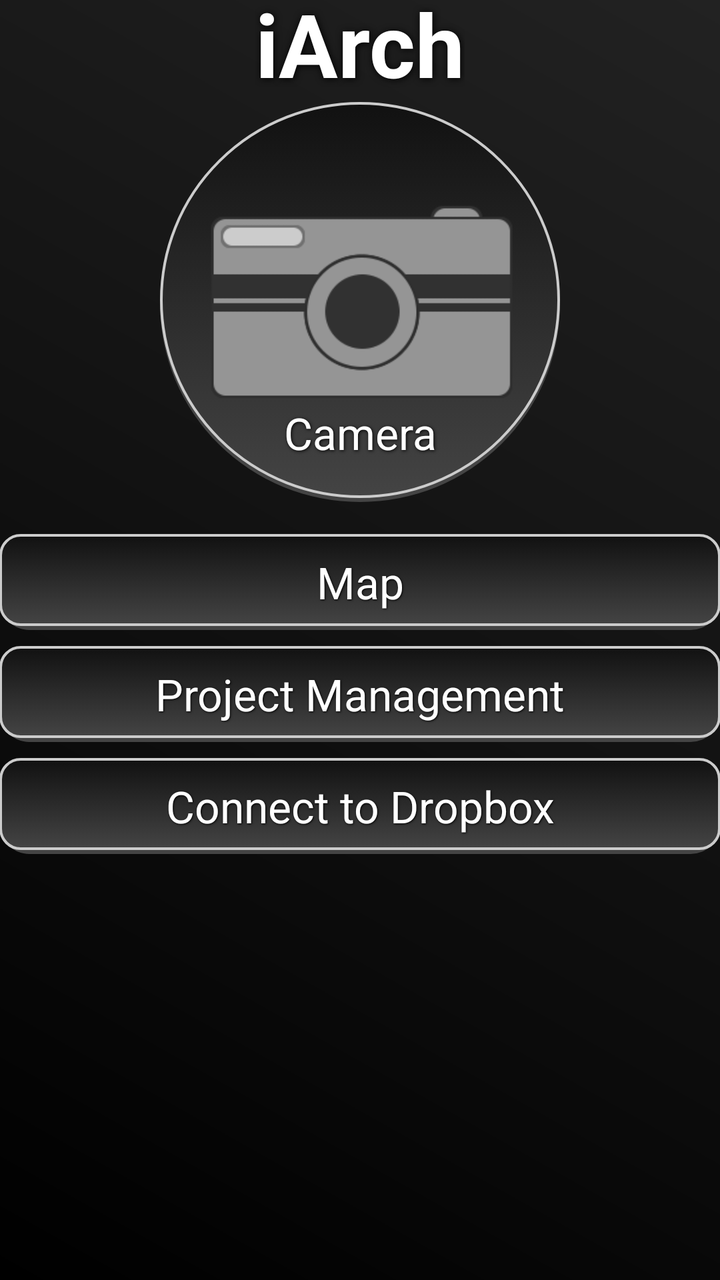
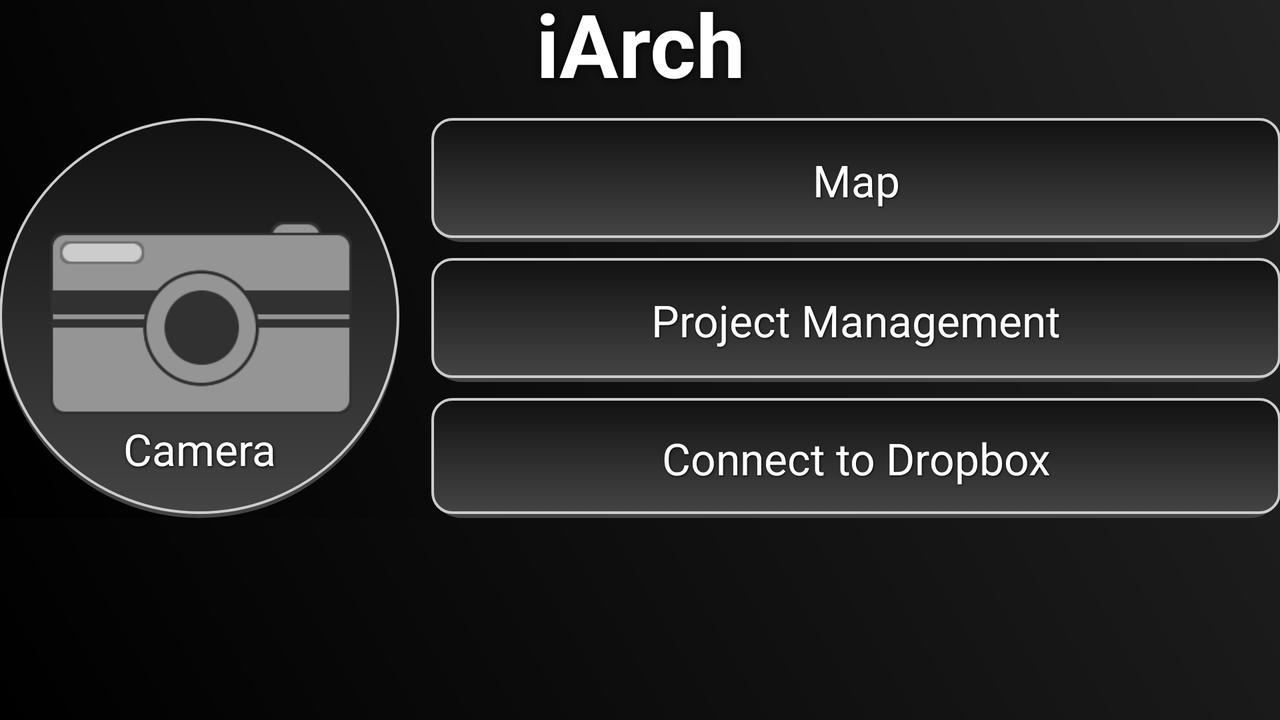

An Android layout and its configuration variant, each rendered on a device that would load it. The default file and the variant file are quoted in full after the pictures.
<!-- AndroidManifest.xml: application theme AppTheme -->
<!-- res/layout/fragment_main.xml -->
<RelativeLayout xmlns:android="http://schemas.android.com/apk/res/android"
    xmlns:tools="http://schemas.android.com/tools"
    android:layout_width="match_parent"
    android:layout_height="match_parent"
    android:background="@drawable/background_tile"
    android:paddingBottom="@dimen/activity_vertical_margin"
    android:paddingLeft="@dimen/activity_horizontal_margin"
    android:paddingRight="@dimen/activity_horizontal_margin"
    android:paddingTop="@dimen/activity_vertical_margin"
    tools:context="com.github.IArch.MainActivity$MainFragment" >

    <TextView
        android:id="@+id/app_title"
        android:layout_width="wrap_content"
        android:layout_height="wrap_content"
        android:layout_alignParentTop="true"
        android:layout_centerInParent="true"
        android:text="@string/app_name"
        android:textColor="#FFFFFF"
        android:textSize="44sp"
        android:textStyle="bold"
        android:shadowColor="#000000"
        android:shadowDx="1"
        android:shadowDy="1"
        android:shadowRadius="8"
        android:layout_marginTop="-8dp"
        />

    <Button
        android:id="@+id/map_button"
        android:layout_width="fill_parent"
        android:layout_height="wrap_content"
        android:layout_below="@+id/camera_button"
        android:layout_marginTop="8dp"
        android:text="@string/map"
        android:background="@drawable/button_main"
        android:textColor="#FFFFFF"
        android:shadowColor="#000000"
        android:shadowDx="1"
        android:shadowDy="1"
        android:shadowRadius="2"
        android:textSize="22sp"
        android:onClick="displayMap"
         />
      
    <Button
        android:id="@+id/project_mgmt_button"
        android:layout_width="fill_parent"
        android:layout_height="wrap_content"
        android:layout_alignLeft="@+id/map_button"
        android:layout_below="@+id/map_button"
        android:layout_marginTop="8dp"
        android:text="@string/project_management"
        android:background="@drawable/button_main"
        android:textColor="#FFFFFF"        
        android:shadowColor="#000000"
        android:shadowDx="1"
        android:shadowDy="1"
        android:shadowRadius="2"
        android:textSize="22sp"
        android:onClick="gallery"
         />

    <Button
        android:id="@+id/link_button"
        android:layout_width="fill_parent"
        android:layout_height="wrap_content"
        android:layout_below="@+id/project_mgmt_button"
        android:layout_centerHorizontal="true"
        android:layout_marginTop="8dp"
        android:background="@drawable/button_main"
        android:textColor="#FFFFFF"        
        android:shadowColor="#000000"
        android:shadowDx="1"
        android:shadowDy="1"
        android:shadowRadius="2"
        android:textSize="22sp"
        android:text="@string/button_send" />

    <ImageButton
        android:id="@+id/camera_button"
        android:layout_width="200dp"
        android:layout_height="200dp"
        android:layout_below="@+id/app_title"
        android:layout_centerHorizontal="true"
        android:adjustViewBounds="true"
        android:background="@drawable/button_round"
        android:gravity="center"
        android:onClick="takePicture"
        android:padding="10dp"
        android:scaleType="fitCenter"
        android:shadowColor="#000000"
        android:shadowDx="1"
        android:shadowDy="1"
        android:shadowRadius="2"
        android:src="@drawable/camera_only" 
        android:layout_marginBottom="8dp"
        />

    <TextView
        android:id="@+id/camera_text"
        android:layout_width="wrap_content"
        android:layout_height="wrap_content"
		android:layout_centerHorizontal="true"
		android:layout_alignLeft="@+id/camera_button"
		android:layout_alignRight="@+id/camera_button"
		android:layout_alignBottom="@+id/camera_button"
		android:layout_centerInParent="true"
		android:gravity="center"
        android:text="@string/camera"
        android:textColor="#FFFFFF"
        android:textSize="22sp"
        android:shadowColor="#000000"
        android:shadowDx="1"
        android:shadowDy="1"
        android:shadowRadius="4"
        android:paddingBottom="20dp"
        />

</RelativeLayout>
<!-- resources referenced by this layout -->
<resources>
  <!-- drawable background_tile (drawable) -->
  <?xml version="1.0" encoding="utf-8"?>
    
  
  <shape xmlns:android="http://schemas.android.com/apk/res/android"
      android:shape="rectangle">
      <gradient
          android:angle="45"
          android:startColor="#000000"
          android:endColor="#222222"
          android:type="linear"/>
  </shape>
  <!-- drawable button_main (drawable) -->
  <selector xmlns:android="http://schemas.android.com/apk/res/android">
  
    <item>  
      <layer-list>
          <item android:top="2dp">
              <shape>
                  <corners android:radius="15dp" />
                  <solid android:color="#444444" />
              </shape>
          </item>
  	<item android:bottom="2dp">
  	            <shape>
  					<corners android:radius="10dp"/>
  	    			<stroke android:width="4px" android:color="#CCCCCC" />
  			   		<gradient
  	        		android:startColor="#111111"
  	       			android:endColor="#444444"
  			        android:angle="270"
  			        android:dither="true"
  			        >
  	    			</gradient>
  	            </shape>
  	</item>
  	</layer-list>
  </item>
  
  
  </selector>
  <!-- drawable button_round (drawable) -->
  <selector xmlns:android="http://schemas.android.com/apk/res/android">
        <item>  
      <layer-list>
          <item android:top="2dp">
              <shape android:shape="oval">
                  <solid android:color="#444444" />
              </shape>
          </item>
              <item android:bottom="2dp">
              <shape android:shape="oval">
      			<stroke android:width="4px" android:color="#CCCCCC" />
  		   		<gradient
          		android:startColor="#111111"
         			android:endColor="#444444"
  		        android:angle="270"
  		        android:dither="true"
  		        >
      			</gradient>
              </shape>
              </item>
  	</layer-list>
  </item>
  </selector>
  <!-- drawable camera_only: png bitmap (drawable, 9500 bytes) -->
  <string name="app_name">iArch</string>
  <string name="button_send">Connect to Dropbox</string>
  <string name="camera">Camera</string>
  <string name="map">Map</string>
  <string name="project_management">Project Management</string>
  <style name="AppTheme" parent="AppBaseTheme">
          <item name="android:textColor">#FFFFFF</item>
          <item name="android:panelFullBackground">@android:color/black</item>
           
          
          
          
      </style>
  <style name="AppBaseTheme" parent="android:Theme.Holo">
          
      </style>
</resources>
<!-- res/layout-land/fragment_main.xml (the repository's variant of the layout above) -->
<!-- drawn on the phone turned sideways -->
<ScrollView 
    xmlns:android="http://schemas.android.com/apk/res/android"
    xmlns:tools="http://schemas.android.com/tools"
    android:layout_width="match_parent"
    android:layout_height="match_parent"
    android:background="@drawable/background_tile"
    >
<RelativeLayout 
    android:layout_width="match_parent"
    android:layout_height="wrap_content"
    android:background="@drawable/background_tile"
    android:paddingBottom="@dimen/activity_vertical_margin"
    android:paddingLeft="@dimen/activity_horizontal_margin"
    android:paddingRight="@dimen/activity_horizontal_margin"
    android:paddingTop="@dimen/activity_vertical_margin"
    tools:context="com.github.IArch.MainActivity$MainFragment" >

    <TextView
        android:id="@+id/app_title"
        android:layout_width="wrap_content"
        android:layout_height="wrap_content"
        android:layout_alignLeft="@+id/camera_button"
        android:layout_alignRight="@+id/map_button"
        android:layout_gravity="center"
        android:gravity="center"
        android:shadowColor="#000000"
        android:shadowDx="1"
        android:shadowDy="1"
        android:shadowRadius="8"
        android:text="@string/app_name"
        android:textColor="#FFFFFF"
        android:textSize="44sp"
        android:textStyle="bold" 
        android:layout_marginBottom="8dp"
        android:layout_marginTop="-8dp"
        />
       
    <ImageButton
        android:id="@+id/camera_button"
        android:layout_width="200dp"
        android:layout_height="200dp"
        android:layout_alignParentLeft="true"
        android:layout_below="@+id/app_title"
        android:layout_marginRight="8dp"
        android:background="@drawable/button_round"
        android:gravity="center_vertical"
        android:onClick="takePicture"
        android:shadowColor="#000000"
        android:shadowDx="1"
        android:shadowDy="1"
        android:shadowRadius="2"

        android:src="@drawable/camera_only"
        android:scaleType="fitCenter"
        android:adjustViewBounds="true"
        android:padding="10dp"
         />
    
    <TextView
        android:id="@+id/camera_text"
        android:layout_width="wrap_content"
        android:layout_height="wrap_content"
		android:layout_centerHorizontal="true"
		android:layout_alignLeft="@+id/camera_button"
		android:layout_alignRight="@+id/camera_button"
		android:layout_alignBottom="@+id/camera_button"
		android:layout_centerInParent="true"
		android:gravity="center"
        android:text="@string/camera"
        android:textColor="#FFFFFF"
        android:textSize="22sp"
        android:shadowColor="#000000"
        android:shadowDx="1"
        android:shadowDy="1"
        android:shadowRadius="4"
        android:paddingBottom="20dp"
        />

    <Button
        android:id="@+id/map_button"
        android:layout_width="fill_parent"
        android:layout_height="62dp"
        android:layout_below="@+id/app_title"
        android:layout_toRightOf="@+id/camera_button"
        android:layout_alignTop="@+id/camera_button"
        android:text="@string/map"
        android:background="@drawable/button_main"
        android:textColor="#FFFFFF"
        android:shadowColor="#000000"
        android:shadowDx="1"
        android:shadowDy="1"
        android:shadowRadius="2"
        android:textSize="22sp"
        android:onClick="displayMap"
        android:layout_marginLeft="8dp"
         />
      
    <Button
        android:id="@+id/project_mgmt_button"
        android:layout_width="fill_parent"
        android:layout_height="62dp"
        android:layout_alignLeft="@+id/map_button"
        android:layout_below="@+id/map_button"
        android:layout_marginTop="8dp"
        android:text="@string/project_management"
        android:background="@drawable/button_main"
        android:textColor="#FFFFFF"        
        android:shadowColor="#000000"
        android:shadowDx="1"
        android:shadowDy="1"
        android:shadowRadius="2"
        android:textSize="22sp"
        android:onClick="gallery"
         />

    <Button
        android:id="@+id/link_button"
        android:layout_width="fill_parent"
        android:layout_height="62dp"
        android:layout_below="@+id/project_mgmt_button"
        android:layout_alignLeft="@+id/map_button"
        android:layout_centerHorizontal="true"
        android:layout_marginTop="8dp"
        android:background="@drawable/button_main"
        android:textColor="#FFFFFF"        
        android:shadowColor="#000000"
        android:shadowDx="1"
        android:shadowDy="1"
        android:shadowRadius="2"
        android:textSize="22sp"
        android:text="@string/button_send" 
        android:layout_alignBottom="@+id/camera_button"/>
    
</RelativeLayout>
</ScrollView>
